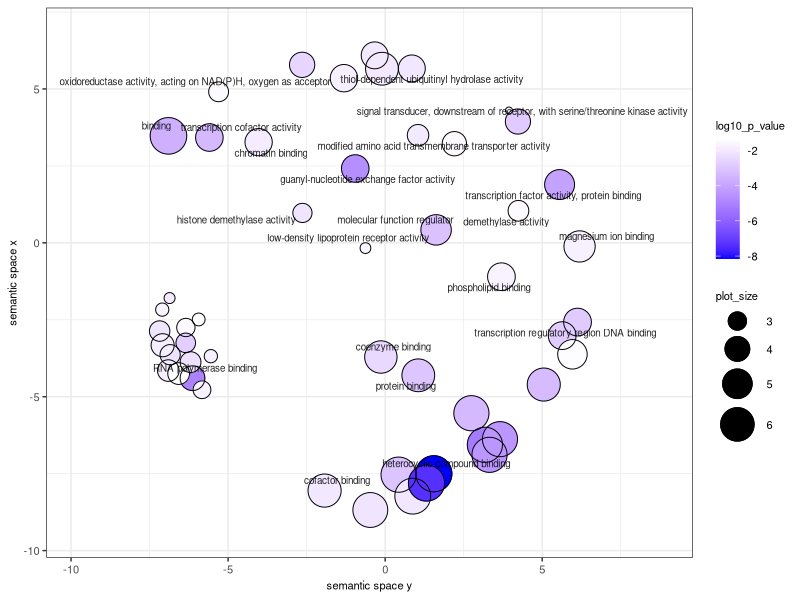

Recreate this plot in R.


# A plotting R script produced by the REVIGO server at http://revigo.irb.hr/
# If you found REVIGO useful in your work, please cite the following reference:
# Supek F et al. "REVIGO summarizes and visualizes long lists of Gene Ontology
# terms" PLoS ONE 2011. doi:10.1371/journal.pone.0021800


# --------------------------------------------------------------------------
# If you don't have the ggplot2 package installed, uncomment the following line:
# install.packages( "ggplot2" );
library( ggplot2 );
# --------------------------------------------------------------------------
# If you don't have the scales package installed, uncomment the following line:
# install.packages( "scales" );
library( scales );
library( ggrepel );


# --------------------------------------------------------------------------
# Here is your data from REVIGO. Scroll down for plot configuration options.

revigo.names <- c("term_ID","description","frequency_%","plot_X","plot_Y","plot_size","log10_p_value","uniqueness","dispensability");
revigo.data <- rbind(c("GO:0000988","transcription factor activity, protein binding", 0.843, 5.554, 1.893, 5.074,-4.0915,0.983,0.000),
c("GO:0003712","transcription cofactor activity", 0.250,-5.596, 3.422, 4.547,-3.3979,0.940,0.000),
c("GO:0004702","signal transducer, downstream of receptor, with serine/threonine kinase activity", 0.081, 4.227, 3.942, 4.060,-2.8996,0.893,0.000),
c("GO:0005041","low-density lipoprotein receptor activity", 0.002,-0.627,-0.171, 2.393,-1.6123,0.970,0.000),
c("GO:0005085","guanyl-nucleotide exchange factor activity", 0.244,-0.952, 2.415, 4.537,-4.6576,0.896,0.000),
c("GO:0005488","binding",55.656,-6.898, 3.476, 6.894,-3.6576,0.992,0.000),
c("GO:0070063","RNA polymerase binding", 0.069,-6.133,-4.398, 3.986,-5.0177,0.748,0.000),
c("GO:0072349","modified amino acid transmembrane transporter activity", 0.019, 1.047, 3.497, 3.431,-1.9666,0.978,0.000),
c("GO:0098772","molecular function regulator", 1.115, 1.622, 0.421, 5.196,-3.1249,0.983,0.000),
c("GO:0032452","histone demethylase activity", 0.009,-2.633, 0.972, 3.108,-2.1487,0.972,0.017),
c("GO:0050664","oxidoreductase activity, acting on NAD(P)H, oxygen as acceptor", 0.011,-5.302, 4.908, 3.199,-1.5237,0.972,0.018),
c("GO:0032451","demethylase activity", 0.015, 4.244, 1.041, 3.322,-1.5405,0.971,0.018),
c("GO:0036459","thiol-dependent ubiquitinyl hydrolase activity", 0.184, 0.850, 5.667, 4.413,-2.0550,0.898,0.021),
c("GO:0005515","protein binding", 4.410, 1.056,-4.305, 5.793,-3.0269,0.914,0.050),
c("GO:0003682","chromatin binding", 0.220,-4.028, 3.271, 4.492,-1.8758,0.934,0.056),
c("GO:0044212","transcription regulatory region DNA binding", 0.275, 6.125,-2.575, 4.587,-2.8827,0.864,0.058),
c("GO:0000287","magnesium ion binding", 1.785, 6.190,-0.117, 5.400,-1.7749,0.909,0.073),
c("GO:0050662","coenzyme binding", 3.468,-0.136,-3.710, 5.689,-2.4776,0.897,0.080),
c("GO:1901363","heterocyclic compound binding",41.115, 1.551,-7.504, 6.763,-8.1549,0.883,0.130),
c("GO:0048037","cofactor binding", 5.599,-1.928,-8.050, 5.897,-2.0414,0.912,0.138),
c("GO:0005543","phospholipid binding", 0.270, 3.702,-1.101, 4.579,-1.7126,0.915,0.146),
c("GO:0016279","protein-lysine N-methyltransferase activity", 0.087,-2.643, 5.784, 4.087,-2.5622,0.862,0.174),
c("GO:0097367","carbohydrate derivative binding",17.252,-0.472,-8.681, 6.385,-2.1433,0.898,0.196),
c("GO:0001067","regulatory region nucleic acid binding", 0.282, 5.637,-3.015, 4.598,-2.8447,0.899,0.207),
c("GO:0003676","nucleic acid binding",21.226, 3.176,-6.562, 6.475,-5.2518,0.858,0.213),
c("GO:0036094","small molecule binding",21.337, 0.429,-7.533, 6.478,-3.0605,0.895,0.214),
c("GO:0000049","tRNA binding", 0.670, 5.963,-3.622, 4.974,-1.4642,0.907,0.224),
c("GO:0016887","ATPase activity", 4.560,-0.101, 5.657, 5.808,-1.9957,0.865,0.248),
c("GO:0101005","ubiquitinyl hydrolase activity", 0.184,-0.333, 6.092, 4.413,-1.9952,0.927,0.249),
c("GO:0002161","aminoacyl-tRNA editing activity", 0.232,-1.311, 5.350, 4.515,-1.8190,0.926,0.255),
c("GO:0043168","anion binding",20.942, 2.746,-5.537, 6.470,-3.4089,0.877,0.260),
c("GO:0043167","ion binding",33.492, 0.879,-8.231, 6.673,-2.0535,0.887,0.262),
c("GO:0005548","phospholipid transporter activity", 0.056, 2.204, 3.221, 3.901,-1.5029,0.978,0.281),
c("GO:0097159","organic cyclic compound binding",41.137, 1.316,-7.805, 6.763,-7.3565,0.883,0.292),
c("GO:0003723","RNA binding", 5.283, 5.050,-4.605, 5.871,-3.3188,0.865,0.307),
c("GO:0036312","phosphatidylinositol 3-kinase regulatory subunit binding", 0.002,-6.863,-1.795, 2.405,-1.9408,0.817,0.328),
c("GO:0034185","apolipoprotein binding", 0.002,-5.936,-2.490, 2.500,-1.3687,0.815,0.332),
c("GO:0000166","nucleotide binding",20.185, 3.656,-6.380, 6.454,-4.4437,0.804,0.332),
c("GO:1901265","nucleoside phosphate binding",20.185, 3.323,-6.888, 6.454,-4.4318,0.859,0.332),
c("GO:0031994","insulin-like growth factor I binding", 0.002,-7.096,-2.170, 2.526,-1.7102,0.815,0.333),
c("GO:0043560","insulin receptor substrate binding", 0.002,-5.549,-3.683, 2.529,-1.8190,0.815,0.333),
c("GO:0051879","Hsp90 protein binding", 0.006,-5.831,-4.774, 2.935,-1.7510,0.806,0.351),
c("GO:0046875","ephrin receptor binding", 0.007,-6.344,-2.751, 3.003,-1.4697,0.797,0.355),
c("GO:0050321","tau-protein kinase activity", 0.001, 3.942, 4.301, 2.318,-1.7102,0.920,0.359),
c("GO:0019894","kinesin binding", 0.010,-6.348,-3.250, 3.157,-2.7496,0.801,0.362),
c("GO:0045309","protein phosphorylated amino acid binding", 0.013,-6.845,-3.635, 3.247,-2.2388,0.790,0.367),
c("GO:0070491","repressing transcription factor binding", 0.014,-7.179,-2.867, 3.282,-2.1046,0.784,0.369),
c("GO:0035064","methylated histone binding", 0.015,-6.195,-3.876, 3.331,-2.2449,0.797,0.371),
c("GO:0051219","phosphoprotein binding", 0.020,-6.903,-4.151, 3.447,-1.8435,0.794,0.378),
c("GO:0008013","beta-catenin binding", 0.021,-6.574,-4.248, 3.473,-1.4203,0.793,0.379),
c("GO:0008022","protein C-terminus binding", 0.035,-7.084,-3.327, 3.687,-1.8611,0.788,0.391));

one.data <- data.frame(revigo.data);
names(one.data) <- revigo.names;
one.data <- one.data [(one.data$plot_X != "null" & one.data$plot_Y != "null"), ];
one.data$plot_X <- as.numeric( as.character(one.data$plot_X) );
one.data$plot_Y <- as.numeric( as.character(one.data$plot_Y) );
one.data$plot_size <- as.numeric( as.character(one.data$plot_size) );
one.data$log10_p_value <- as.numeric( as.character(one.data$log10_p_value) );
one.data$frequency <- as.numeric( as.character(one.data$frequency) );
one.data$uniqueness <- as.numeric( as.character(one.data$uniqueness) );
one.data$dispensability <- as.numeric( as.character(one.data$dispensability) );
#head(one.data);


# --------------------------------------------------------------------------
# Names of the axes, sizes of the numbers and letters, names of the columns,
# etc. can be changed below

p1 <- ggplot( data = one.data );
p1 <- p1 + geom_point( aes( plot_X, plot_Y, colour = log10_p_value, size = plot_size), alpha = I(1) ) + scale_size_area();
p1 <- p1 + scale_colour_gradientn( colours = c("blue", "white"), limits = c( min(one.data$log10_p_value), max(one.data$log10_p_value)) );
p1 <- p1 + geom_point( aes(plot_X, plot_Y, size = plot_size), shape = 21, fill = "transparent", colour = I (alpha ("black", 1) )) + scale_size_area();
p1 <- p1 + scale_size( range=c(2, 12)) + theme_bw(); # + scale_fill_gradientn(colours = heat_hcl(7), limits = c(-300, 0) );
ex <- one.data [ one.data$dispensability < 0.15, ]; 
p1 <- p1 + geom_text_repel( data = ex, aes(plot_X, plot_Y, label = description), colour = I(alpha("black", 0.85)), size = 2.5 );
p1 <- p1 + labs (y = "semantic space x", x = "semantic space y");
p1 <- p1 + theme(legend.key = element_blank(),legend.text = element_text(size=8), axis.title = element_text(size=8), axis.text = element_text(size=8), legend.title = element_text(size=8)) ;
one.x_range = max(one.data$plot_X) - min(one.data$plot_X);
one.y_range = max(one.data$plot_Y) - min(one.data$plot_Y);
p1 <- p1 + xlim(min(one.data$plot_X)-one.x_range/5,max(one.data$plot_X)+one.x_range/5);
p1 <- p1 + ylim(min(one.data$plot_Y)-one.y_range/20,max(one.data$plot_Y)+one.y_range/20);



# --------------------------------------------------------------------------
# Output the plot to screen

#p1;

# Uncomment the line below to also save the plot to a file.
# The file type depends on the extension (default=pdf).

ggsave("../../figures/revigo_lowz_MF_CGN.pdf", device = cairo_pdf, width = 6, height = 4, units = "in", dpi = 300);
